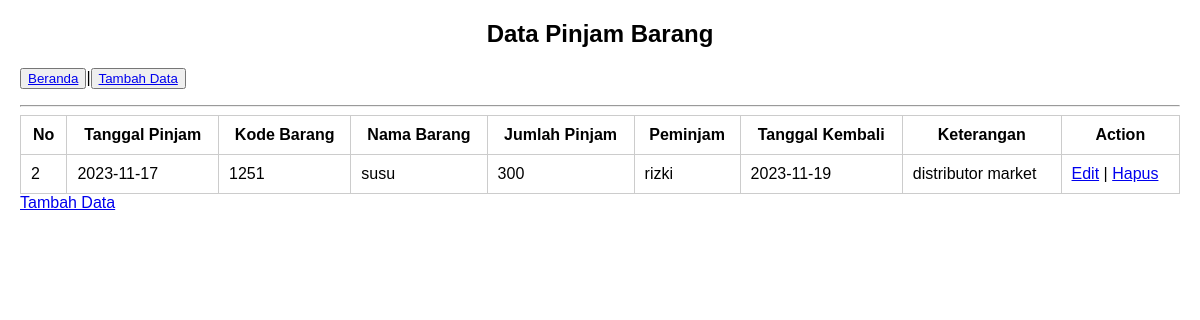
The page /pinjam-barang/data-pinjam-barang.php on the database its author committed.
### tables this page shows
CREATE TABLE `pinjam_barang` (
  `no_pinjam` int(11) NOT NULL,
  `tgl_pinjam` date NOT NULL,
  `kode_barang` varchar(5) NOT NULL,
  `nama_brg` varchar(50) NOT NULL,
  `jml_pinjam` int(11) NOT NULL,
  `peminjam` varchar(50) NOT NULL,
  `tgl_kembali` date DEFAULT NULL,
  `keterangan` varchar(100) DEFAULT NULL
);

### pinjam-barang/data-pinjam-barang.php (the view, shortened to what this page needs)
<!DOCTYPE html>
<html lang="en">
<head>
    <link rel="stylesheet" href="css/read-pinjam-barang.css">
</head>
<body>
    <h1>Data Pinjam Barang</h1>
    <p><button><a href="../index.php">Beranda</a></button>|<button><a href="tambah-data.php">Tambah Data</a></button>
  <hr>
    <table border="1">
        <tr>
            <th>No</th>
            <th>Tanggal Pinjam</th>
            <th>Kode Barang</th>
            <th>Nama Barang</th>
            <th>Jumlah Pinjam</th>
            <th>Peminjam</th>
            <th>Tanggal Kembali</th>
            <th>Keterangan</th>
            <th>Action</th>
        </tr>
        <?php
        $conn = mysqli_connect("localhost", "root", "", "inventaris");
        $sql_pinjam = "SELECT * FROM pinjam_barang";
        $result_pinjam = mysqli_query($conn, $sql_pinjam);
        if ($result_pinjam) {
            while ($data_pinjam = mysqli_fetch_assoc($result_pinjam)) {
                ?>
                <tr>
                    <td><?php echo $data_pinjam["no_pinjam"]; ?></td>
                    <td><?php echo $data_pinjam["tgl_pinjam"]; ?></td>
                    <td><?php echo $data_pinjam["kode_barang"]; ?></td>
                    <td><?php echo $data_pinjam["nama_brg"]; ?></td>
                    <td><?php echo $data_pinjam["jml_pinjam"]; ?></td>
                    <td><?php echo $data_pinjam["peminjam"]; ?></td>
                    <td><?php echo $data_pinjam["tgl_kembali"]; ?></td>
                    <td><?php echo $data_pinjam["keterangan"]; ?></td>
                    <td>
                        <a href="edit-data.php?no_pinjam=<?php echo $data_pinjam["no_pinjam"]; ?>">Edit</a> |
                        <a href="hapus-data.php?no_pinjam=<?php echo $data_pinjam["no_pinjam"]; ?>" onclick="return confirm('Yakin ingin menghapus data ini?')">Hapus</a>
                    </td>
                </tr>
                <?php
            }
        } else {
            echo "Gagal mengambil data pinjam barang";
        }
        ?>
    </table>
    <a href="tambah-data.php">Tambah Data</a>
</body>
</html>

### pinjam-barang/css/read-pinjam-barang.css (style rules this page uses)
body { font-family: sans-serif; font-size: 16px; margin: 20px; }
h1 { text-align: center; font-size: 24px; margin-bottom: 20px; }
table { border-collapse: collapse; width: 100%; }
th { text-align: center; font-weight: bold; border: 1px solid #ccc; padding: 10px; }
td { border: 1px solid #ccc; padding: 10px; }

### rows shown on the page
pinjam_barang: no_pinjam "2", tgl_pinjam "2023-11-17", kode_barang "1251", nama_brg "susu", jml_pinjam "300", peminjam "rizki", tgl_kembali "2023-11-19", keterangan "distributor market"
